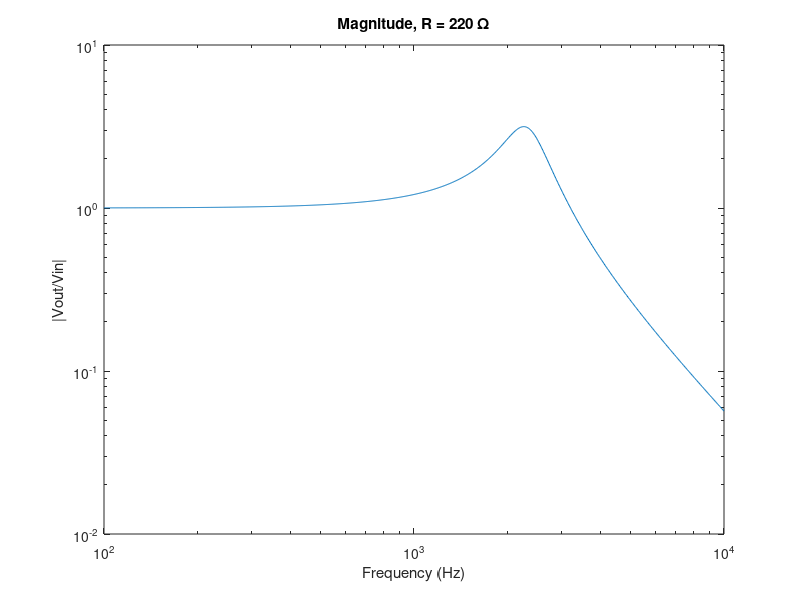
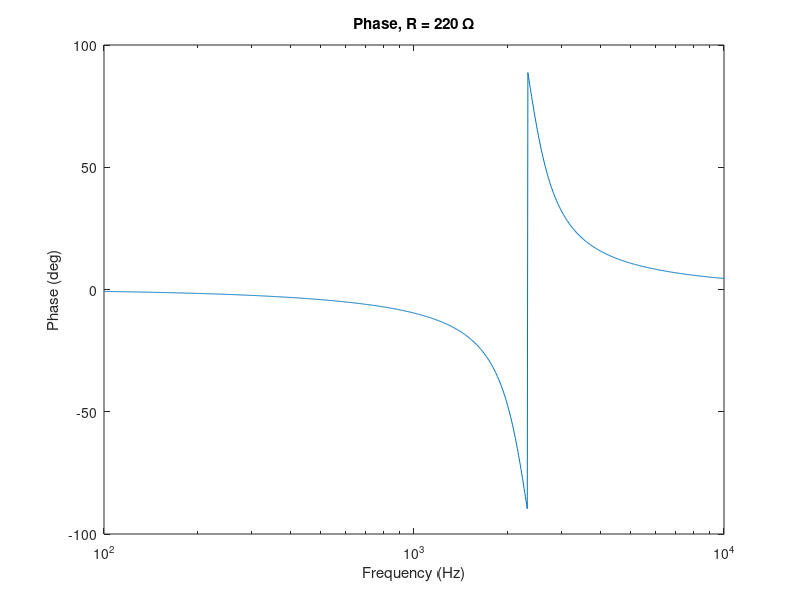
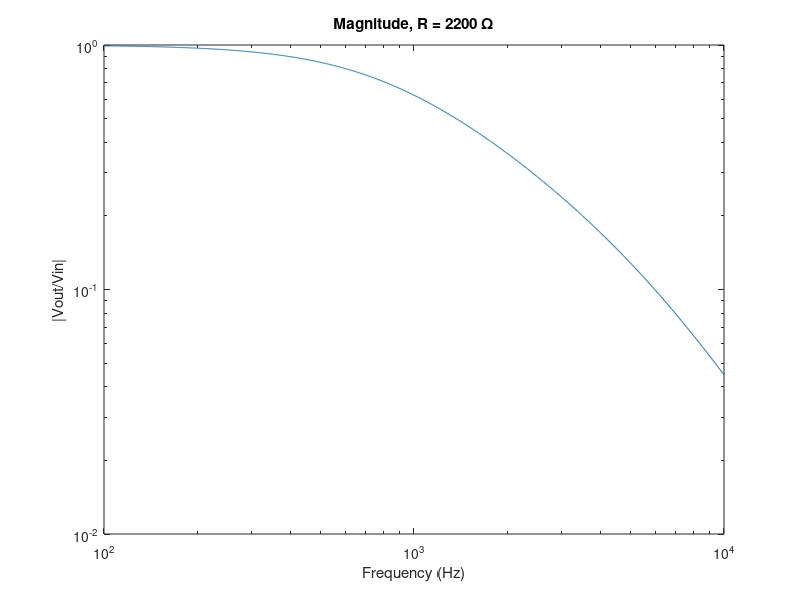
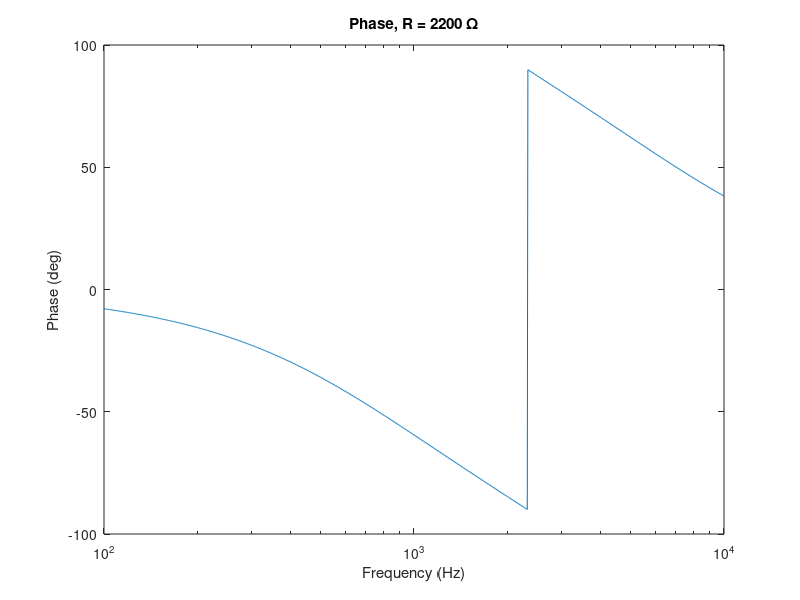

Reproduce these figures in MATLAB, in order.
L = 47e-3;
C = 0.1e-6;
Rvals = [220, 2200, 4700];
omega = logspace(log10(2*pi*100), log10(2*pi*10000), 1000);

for k = 1:length(Rvals)
    R = Rvals(k);
    H = 1 ./ sqrt( (1 - (omega.^2)*L*C).^2 + (omega*R*C).^2 );
    phase = -atan( (omega*R*C) ./ (1 - (omega.^2)*L*C) ) * 180/pi;
    figure;
    loglog(omega/(2*pi), H); % plot vs frequency in Hz
    xlabel('Frequency (Hz)');
    ylabel('|Vout/Vin|');
    title(['Magnitude, R = ', num2str(R), ' \Omega']);
    figure;
    semilogx(omega/(2*pi), phase);
    xlabel('Frequency (Hz)');
    ylabel('Phase (deg)');
    title(['Phase, R = ', num2str(R), ' \Omega']);
end
